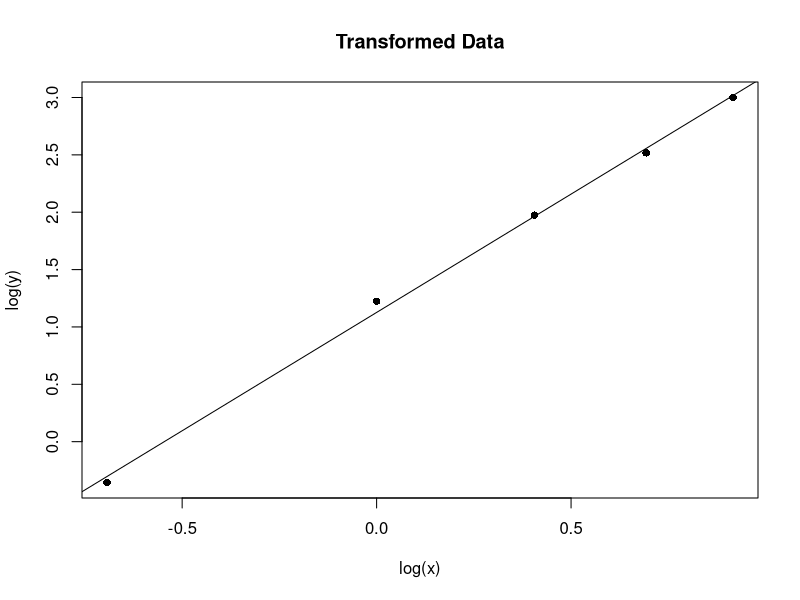
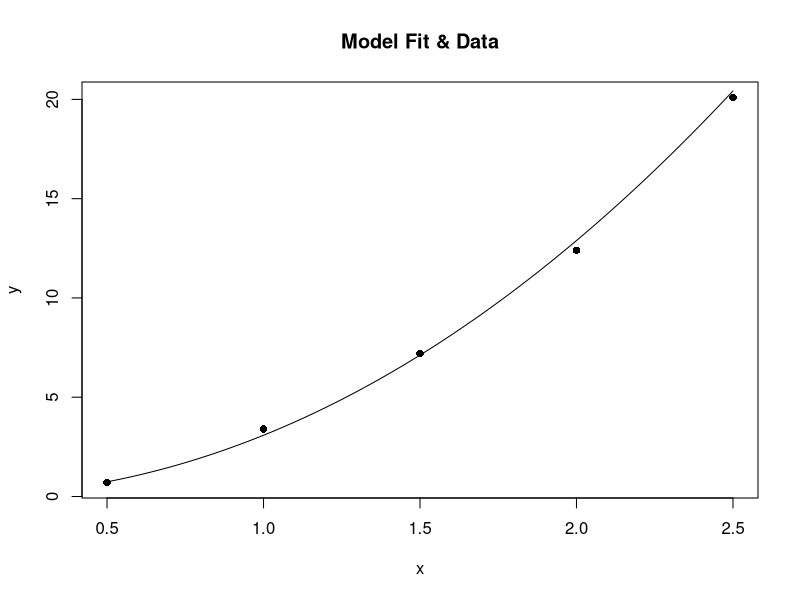

The R source for these figures, in order:
#Raw Data (x, y)
x <- c(0.5, 1.0, 1.5, 2.0, 2.5)
y <- c(0.7, 3.4, 7.2, 12.4, 20.1)

#Plot the Transformed Data (lnx, lny)
plot(log(x), log(y), pch = 16, col = "black")
title("Transformed Data")

#Create Model of form lny = lna + mlnx
linModel <- lsfit(log(x), log(y))
coefList <- coef(linModel)
loga <- coefList[1]
a <- exp(loga)
m <- coefList[2]
n <- m
abline(linModel)

#Plot New Model of form y = ax^n
plot(x,y, pch = 16)
title("Model Fit & Data")
curve(a*x^n, add = TRUE)